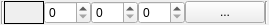
<?xml version="1.0" encoding="UTF-8"?>
<ui version="4.0">
 <class>WidgetGSLibCustomColor</class>
 <widget class="QWidget" name="WidgetGSLibCustomColor">
  <property name="geometry">
   <rect>
    <x>0</x>
    <y>0</y>
    <width>252</width>
    <height>25</height>
   </rect>
  </property>
  <property name="windowTitle">
   <string>Form</string>
  </property>
  <layout class="QHBoxLayout" name="horizontalLayout">
   <property name="spacing">
    <number>0</number>
   </property>
   <property name="leftMargin">
    <number>1</number>
   </property>
   <property name="topMargin">
    <number>1</number>
   </property>
   <property name="rightMargin">
    <number>1</number>
   </property>
   <property name="bottomMargin">
    <number>1</number>
   </property>
   <item>
    <widget class="Line" name="line">
     <property name="orientation">
      <enum>Qt::Vertical</enum>
     </property>
    </widget>
   </item>
   <item>
    <widget class="QLabel" name="lblColorSample">
     <property name="minimumSize">
      <size>
       <width>40</width>
       <height>0</height>
      </size>
     </property>
     <property name="frameShape">
      <enum>QFrame::Box</enum>
     </property>
     <property name="text">
      <string/>
     </property>
    </widget>
   </item>
   <item>
    <widget class="QSpinBox" name="spinR">
     <property name="maximum">
      <number>255</number>
     </property>
    </widget>
   </item>
   <item>
    <widget class="QSpinBox" name="spinG">
     <property name="maximum">
      <number>255</number>
     </property>
    </widget>
   </item>
   <item>
    <widget class="QSpinBox" name="spinB">
     <property name="maximum">
      <number>255</number>
     </property>
    </widget>
   </item>
   <item>
    <widget class="QPushButton" name="btnColorDialog">
     <property name="toolTip">
      <string>Choose color dialog...</string>
     </property>
     <property name="text">
      <string>...</string>
     </property>
    </widget>
   </item>
   <item>
    <widget class="Line" name="line_2">
     <property name="orientation">
      <enum>Qt::Vertical</enum>
     </property>
    </widget>
   </item>
  </layout>
 </widget>
 <resources/>
 <connections>
  <connection>
   <sender>spinR</sender>
   <signal>valueChanged(int)</signal>
   <receiver>WidgetGSLibCustomColor</receiver>
   <slot>updateColorSample(int)</slot>
   <hints>
    <hint type="sourcelabel">
     <x>89</x>
     <y>46</y>
    </hint>
    <hint type="destinationlabel">
     <x>106</x>
     <y>74</y>
    </hint>
   </hints>
  </connection>
  <connection>
   <sender>spinG</sender>
   <signal>valueChanged(int)</signal>
   <receiver>WidgetGSLibCustomColor</receiver>
   <slot>updateColorSample(int)</slot>
   <hints>
    <hint type="sourcelabel">
     <x>150</x>
     <y>48</y>
    </hint>
    <hint type="destinationlabel">
     <x>154</x>
     <y>62</y>
    </hint>
   </hints>
  </connection>
  <connection>
   <sender>spinB</sender>
   <signal>valueChanged(int)</signal>
   <receiver>WidgetGSLibCustomColor</receiver>
   <slot>updateColorSample(int)</slot>
   <hints>
    <hint type="sourcelabel">
     <x>224</x>
     <y>46</y>
    </hint>
    <hint type="destinationlabel">
     <x>242</x>
     <y>80</y>
    </hint>
   </hints>
  </connection>
  <connection>
   <sender>btnColorDialog</sender>
   <signal>clicked()</signal>
   <receiver>WidgetGSLibCustomColor</receiver>
   <slot>openColorChooser()</slot>
   <hints>
    <hint type="sourcelabel">
     <x>294</x>
     <y>48</y>
    </hint>
    <hint type="destinationlabel">
     <x>291</x>
     <y>19</y>
    </hint>
   </hints>
  </connection>
 </connections>
 <slots>
  <slot>updateColorSample(int)</slot>
  <slot>openColorChooser()</slot>
 </slots>
</ui>
